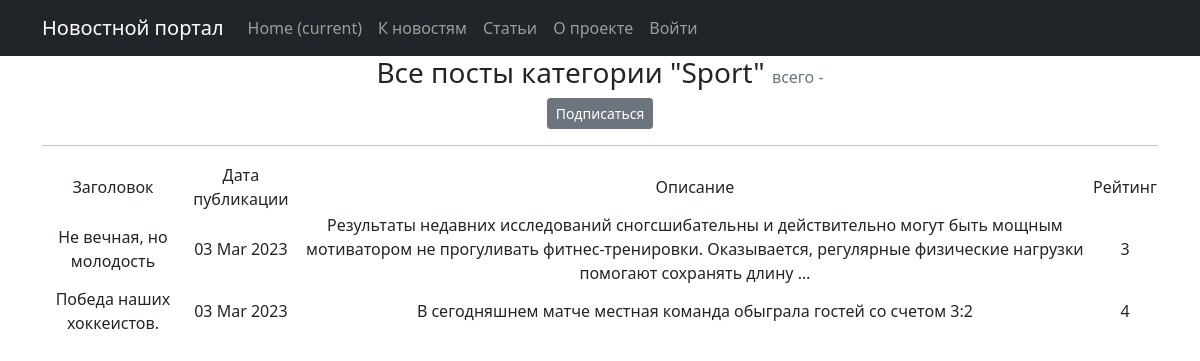
The app's page /posts/news/categories/5, older data.
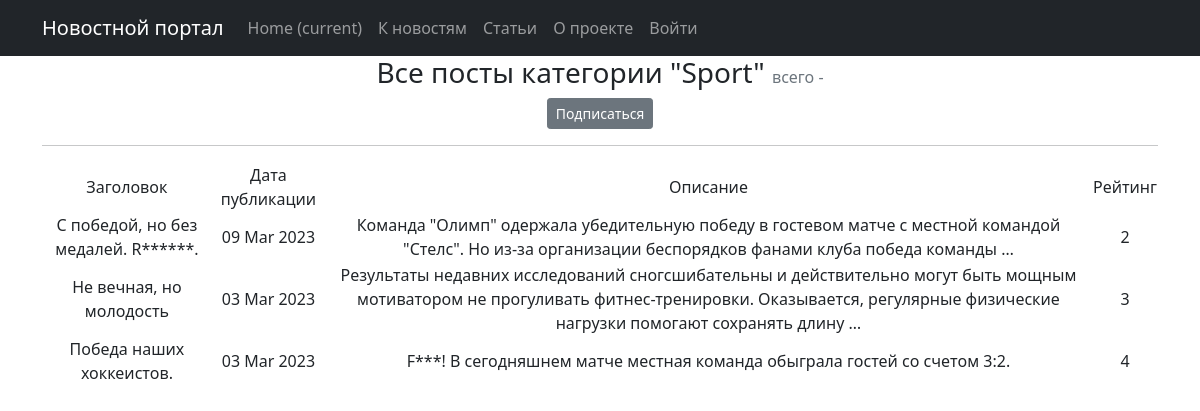
The same page, newer data.
### news/models.py (models this page shows, shortened)
class Post(models.Model):
    author = models.ForeignKey(Author, on_delete=models.CASCADE)
    content = models.CharField(max_length=2, choices=CONTENTS)
    time_in = models.DateTimeField(auto_now_add=True)
    category = models.ManyToManyField(Category, through='PostCategory')
    title = models.CharField(max_length=255,)
    content_text = models.TextField()
    content_rate = models.IntegerField(default=1)

### news/views.py (the view)
# urls.py: path('news/categories/<int:pk>', CategoryListView.as_view(), name='category_list'),
class CategoryListView(ListView):
    model = Post
    template_name = 'category_list.html'
    context_object_name = 'category_news_list'
    def get_queryset(self):
        self.category = get_object_or_404(Category, id=self.kwargs['pk'])
        queryset = Post.objects.filter(category=self.category).order_by('-time_in')
        return queryset
    def get_context_data(self, **kwargs):
        context = super().get_context_data(**kwargs)
        context['is_not_subscriber'] = self.request.user not in self.category.subscribers.all()
        context['category'] = self.category
        return context

### news/templatetags/custom_filters.py (called while the page is built)
@register.filter()
@stringfilter #чтобы не вызывать ошибки, приведем в строку
def censor(value, bad_words = bad_list):
    words = value.split()#разделим строку
    new_line=''
    for word in words:
        if word.lower() in bad_words in bad_words:
            new_line += word[0] #если да, первый символ оставляем
            for i in word[1:]:
                new_line += '*'#остальные заменяем на *
            new_line += ' '
        elif (word[:-1].lower()) in bad_words:
            new_line += word[0]
            for i in word[1:-1]:
                new_line += '*'
            new_line += (word[-1] + ' ')
        else:
            new_line += (word + ' ')
    return new_line.rstrip()

### news/templatetags/custom_tags.py (called while the page is built)
@register.simple_tag()
def current_time(format_string='%d %b %Y'):
   return datetime.utcnow().strftime(format_string)

### templates/category_list.html (shortened to what this page needs)
{% extends 'flatpages/default.html' %}
{% load custom_filters %}
{% load custom_tags %}
{% block content %}
    <h3 class="text-center">Все посты категории "{{ category.subject }}" <span class="text-muted fs-6 fw-normal">всего - {{ page_obj.paginator.num_pages }}</span></h3>
    {% if is_not_subscriber %}
        <p class="text-center"><a href="{% url 'subscribe' category.id %}" class="btn btn-secondary btn-sm"> Подписаться </a></p>
    {% endif %}
    <hr>
    {% if category_news_list %}
       <table>
           <tr>
               <td>Заголовок</td>
               <td>Дата публикации</td>
               <td>Описание</td>
               <td>Рейтинг</td>
           </tr>
           {% for post in category_news_list %}
           <tr>
               <td>{{ post.title|censor }}</td>
               <td>{{ post.time_in|date:'d M Y' }}</td>
               <td>{{ post.content_text|censor|truncatewords:20 }}</td>
               <td>{{ post.content_rate }}</td>
           </tr>
           {% endfor %}
       </table>
    {% else %}
        <h3>Новости не найдены</h3>
    {% endif %}
{% endblock content %}

Row changes from the older to the newer data that the page shows:
added Post: title|censor "С победой, но без медалей. R******.", time_in "09 Mar 2023", content_text|censor "Команда \"Олимп\" одержала убедительную победу в гостевом матче с местной командой \"Стелс\". Но из-за организации беспорядков фанами клуба победа команды …", content_rate "2"
changed Post "Победа наших хоккеистов.": content_text|censor "В сегодняшнем матче местная команда обыграла гостей со счетом 3:2" → "F***! В сегодняшнем матче местная команда обыграла гостей со счетом 3:2."
